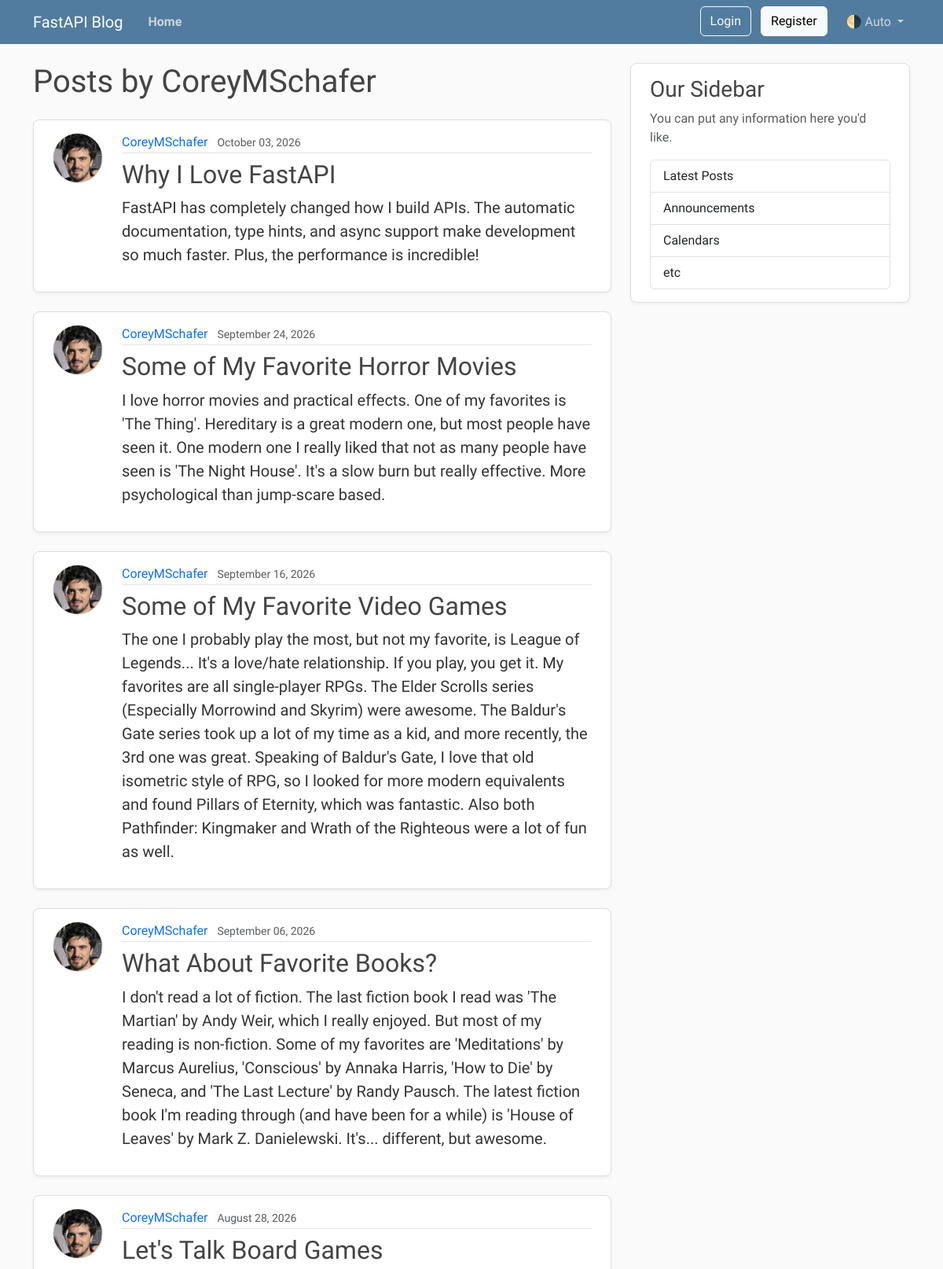
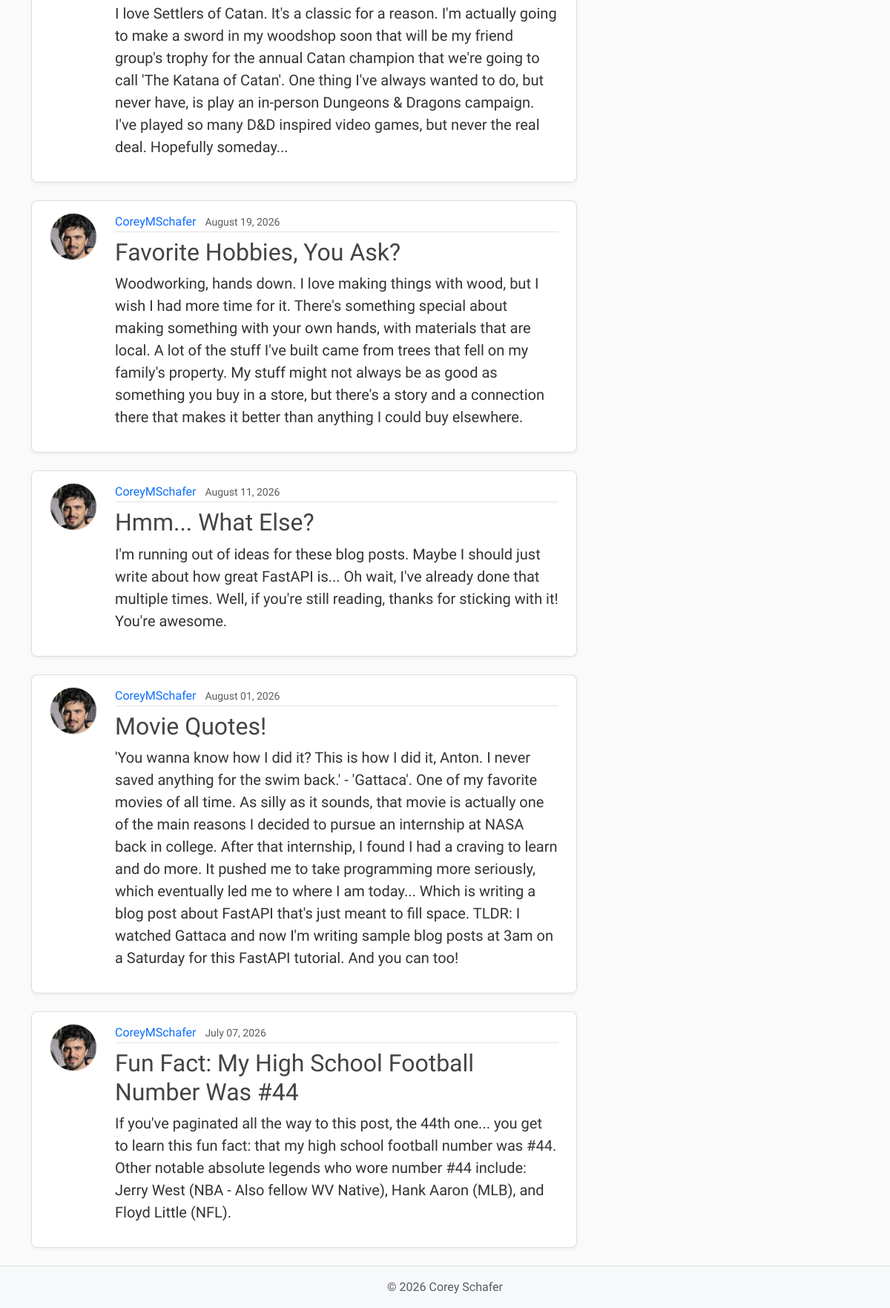
The page /users/1/posts on the database its author committed (2 pictures, top to bottom).
### models.py (models this page shows, shortened)
class User(Base):
    __tablename__ = "users"
    id: Mapped[int] = mapped_column(Integer, primary_key=True, index=True)
    username: Mapped[str] = mapped_column(String(50), unique=True, nullable=False)
    email: Mapped[str] = mapped_column(String(120), unique=True, nullable=False)
    password_hash: Mapped[str] = mapped_column(String(200), nullable=False)
    image_file: Mapped[str | None] = mapped_column(
        String(200),
        nullable=True,
        default=None,
    )
    posts: Mapped[list[Post]] = relationship(
        back_populates="author",
        cascade="all, delete-orphan",
    )

class Post(Base):
    __tablename__ = "posts"
    id: Mapped[int] = mapped_column(Integer, primary_key=True, index=True)
    title: Mapped[str] = mapped_column(String(100), nullable=False)
    content: Mapped[str] = mapped_column(Text, nullable=False)
    user_id: Mapped[int] = mapped_column(
        ForeignKey("users.id"),
        nullable=False,
        index=True,
    )
    date_posted: Mapped[datetime] = mapped_column(
        DateTime(timezone=True),
        default=lambda: datetime.now(UTC),
    )
    author: Mapped[User] = relationship(back_populates="posts")

### main.py (the view)
@app.get("/users/{user_id}/posts", include_in_schema=False, name="user_posts")
async def user_posts_page(
    request: Request,
    user_id: int,
    db: Annotated[AsyncSession, Depends(get_db)],
):
    result = await db.execute(select(models.User).where(models.User.id == user_id))
    user = result.scalars().first()
    if not user:
        raise HTTPException(
            status_code=status.HTTP_404_NOT_FOUND,
            detail="User not found",
        )
    result = await db.execute(
        select(models.Post)
        .options(selectinload(models.Post.author))
        .where(models.Post.user_id == user_id)
        .order_by(models.Post.date_posted.desc()),
    )
    posts = result.scalars().all()
    return templates.TemplateResponse(
        request,
        "user_posts.html",
        {"posts": posts, "user": user, "title": f"{user.username}'s Posts"},
    )

### templates/user_posts.html (shortened to what this page needs)
{% extends "layout.html" %}
{% block content %}
    <h1 class="mb-4">Posts by {{ user.username }}</h1>
    <div id="postsContainer">
        {% for post in posts %}
            <article class="content-section py-3 px-4 mb-4">
                <div class="d-flex align-items-start gap-4">
                    <img class="rounded-circle article-img flex-shrink-0"
                         src="{{ post.author.image_path }}"
                         alt="{{ post.author.username }}'s profile picture"
                         width="64"
                         height="64"
                         loading="lazy">
                    <div class="flex-grow-1">
                        <div class="article-metadata mb-2">
                            <a class="me-2"
                               href="{{ url_for('user_posts', user_id=post.author.id) }}">{{ post.author.username }}</a>
                            <small class="text-body-secondary">{{ post.date_posted.strftime("%B %d, %Y") }}</small>
                        </div>
                        <h2>
                            <a class="article-title"
                               href="{{ url_for('post_page', post_id=post.id) }}">{{ post.title }}</a>
                        </h2>
                        <p class="article-content">{{ post.content }}</p>
                    </div>
                </div>
            </article>
        {% else %}
            <p class="text-body-secondary">No posts by this user yet.</p>
        {% endfor %}
    </div>
{% endblock content %}

### static/css/main.css (style rules this page uses)
:root { --font-heading: "Montserrat", system-ui, -apple-system, BlinkMacSystemFont, sans-serif; --font-body: "Nunito", system-ui, -apple-system, BlinkMacSystemFont, sans-serif; --color-bg-body: #fafafa; --color-bg-content: #ffffff; --color-text-primary: #333333; --color-text-heading: #444444; --color-steel: #527c9f; --color-nav-link: #cbd5db; --color-nav-link-hover: #ffffff; --color-link-hover: #428bca; --color-border: #dddddd; --color-border-light: #e3e3e3; --spacing-xl: 5rem; --article-img-size: 4rem; --account-img-size: 7.813rem; }
body { font-family: var(--font-body); background: var(--color-bg-body); color: var(--color-text-primary); }
h1, h2, h3, h4, h5, h6 { font-family: var(--font-heading); color: var(--color-text-heading); }
a { text-decoration: none; }
.content-section { background: var(--color-bg-content); border: 1px solid var(--color-border); border-radius: 0.5rem; box-shadow: 0 2px 4px rgba(15, 23, 42, 0.05); transition: box-shadow 0.15s ease, transform 0.15s ease, border-color 0.15s ease; }
.article-title { color: var(--color-text-heading); transition: color 0.2s ease-in-out; }
.article-content { white-space: pre-line; font-size: 1.25rem; }
.article-img { height: var(--article-img-size); width: var(--article-img-size); flex-shrink: 0; object-fit: cover; border: 1px solid var(--color-border-light); box-shadow: 0 0 0 2px var(--color-bg-content); }
.article-metadata { padding-bottom: 0.063rem; border-bottom: 1px solid var(--color-border-light); }
.article-metadata a { transition: color 0.2s ease-in-out; }

### rows shown on the page
User: username "CoreyMSchafer"
Post: author.image_path (picture), author.username "CoreyMSchafer", date_posted "October 03, 2026", title "Why I Love FastAPI", content "FastAPI has completely changed how I build APIs. The automatic documentation, type hints, and async support make development so much faster. Plus, the performance is incredible!"
Post: author.image_path (picture), author.username "CoreyMSchafer", date_posted "September 24, 2026", title "Some of My Favorite Horror Movies", content "I love horror movies and practical effects. One of my favorites is 'The Thing'. Hereditary is a great modern one, but most people have seen it. One modern one I really liked that not as many people have seen is 'The Night House'. It's a slow burn but really effective. More psychological than jump-scare based."
Post: author.image_path (picture), author.username "CoreyMSchafer", date_posted "September 16, 2026", title "Some of My Favorite Video Games", content "The one I probably play the most, but not my favorite, is League of Legends... It's a love/hate relationship. If you play, you get it. My favorites are all single-player RPGs. The Elder Scrolls series (Especially Morrowind and Skyrim) were awesome. The Baldur's Gate series took up a lot of my time as a kid, and more recently, the 3rd one was great. Speaking of Baldur's Gate, I love that old isometric style of RPG, so I looked for more modern equivalents and found Pillars of Eternity, which was fantastic. Also both Pathfinder: Kingmaker and Wrath of the Righteous were a lot of fun as well."
Post: author.image_path (picture), author.username "CoreyMSchafer", date_posted "September 06, 2026", title "What About Favorite Books?", content "I don't read a lot of fiction. The last fiction book I read was 'The Martian' by Andy Weir, which I really enjoyed. But most of my reading is non-fiction. Some of my favorites are 'Meditations' by Marcus Aurelius, 'Conscious' by Annaka Harris, 'How to Die' by Seneca, and 'The Last Lecture' by Randy Pausch. The latest fiction book I'm reading through (and have been for a while) is 'House of Leaves' by Mark Z. Danielewski. It's... different, but awesome."
Post: author.image_path (picture), author.username "CoreyMSchafer", date_posted "August 28, 2026", title "Let's Talk Board Games", content "I love Settlers of Catan. It's a classic for a reason. I'm actually going to make a sword in my woodshop soon that will be my friend group's trophy for the annual Catan champion that we're going to call 'The Katana of Catan'. One thing I've always wanted to do, but never have, is play an in-person Dungeons & Dragons campaign. I've played so many D&D inspired video games, but never the real deal. Hopefully someday..."
Post: author.image_path (picture), author.username "CoreyMSchafer", date_posted "August 19, 2026", title "Favorite Hobbies, You Ask?", content "Woodworking, hands down. I love making things with wood, but I wish I had more time for it. There's something special about making something with your own hands, with materials that are local. A lot of the stuff I've built came from trees that fell on my family's property. My stuff might not always be as good as something you buy in a store, but there's a story and a connection there that makes it better than anything I could buy elsewhere."
Post: author.image_path (picture), author.username "CoreyMSchafer", date_posted "August 11, 2026", title "Hmm... What Else?", content "I'm running out of ideas for these blog posts. Maybe I should just write about how great FastAPI is... Oh wait, I've already done that multiple times. Well, if you're still reading, thanks for sticking with it! You're awesome."
Post: author.image_path (picture), author.username "CoreyMSchafer", date_posted "August 01, 2026", title "Movie Quotes!", content "'You wanna know how I did it? This is how I did it, Anton. I never saved anything for the swim back.' - 'Gattaca'. One of my favorite movies of all time. As silly as it sounds, that movie is actually one of the main reasons I decided to pursue an internship at NASA back in college. After that internship, I found I had a craving to learn and do more. It pushed me to take programming more seriously, which eventually led me to where I am today... Which is writing a blog post about FastAPI that's just meant to fill space. TLDR: I watched Gattaca and now I'm writing sample blog posts at 3am on a Saturday for this FastAPI tutorial. And you can too!"
Post: author.image_path (picture), author.username "CoreyMSchafer", date_posted "July 07, 2026", title "Fun Fact: My High School Football Number Was #44", content "If you've paginated all the way to this post, the 44th one... you get to learn this fun fact: that my high school football number was #44. Other notable absolute legends who wore number #44 include: Jerry West (NBA - Also fellow WV Native), Hank Aaron (MLB), and Floyd Little (NFL)."
